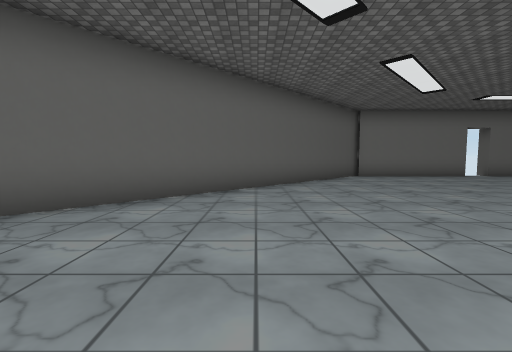
[1] (above)

16 first-person views from a walk through a scene from a Unity 3-D project. The camera is 1.4 m above the floor, tilts 4° down and sees 90° across. The floor is counted in squares, 2 m on a side. Each view is taken from the middle of a square. On the plan, view 1 faces up. The plan holds only what a view shows up to about 9 squares ahead; the rest is blank. Some animated figures are not drawn. Some surface patterns are stand-ins.

[2]
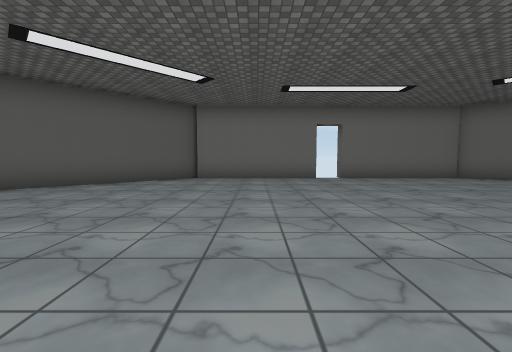

[3]
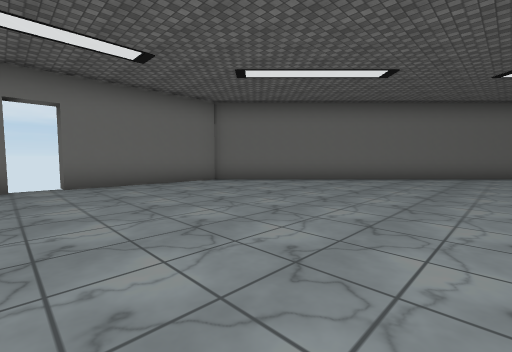

[4]
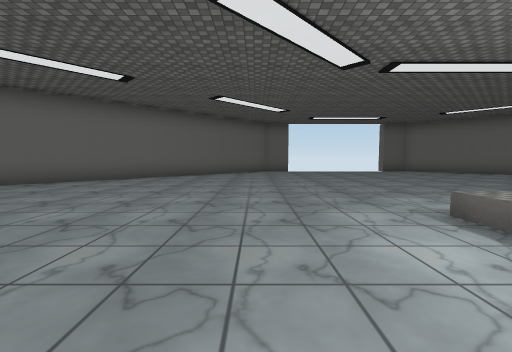

[5]
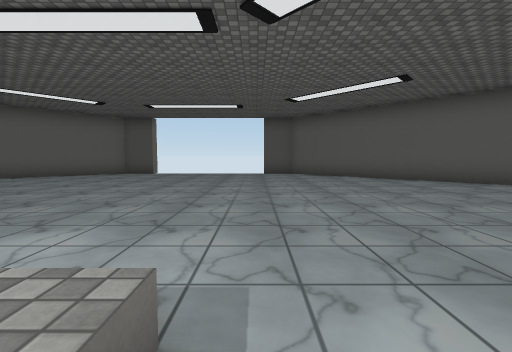

[6]
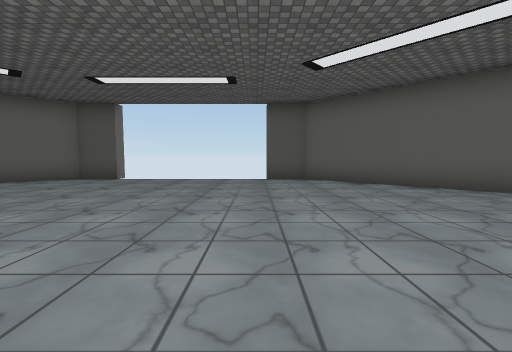

[7]
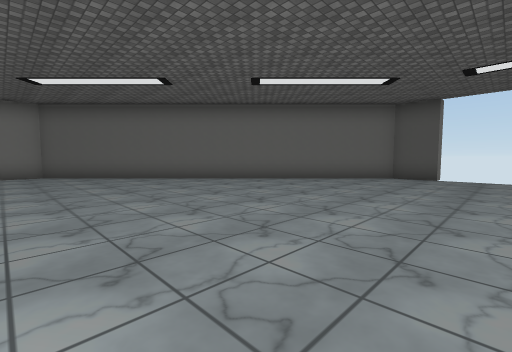

[8]
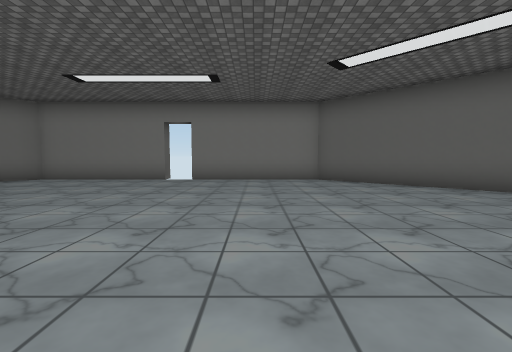

[9]
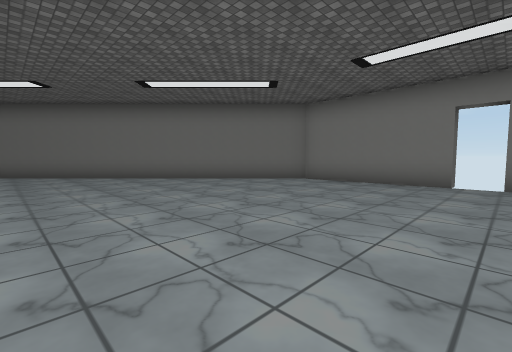

[10]
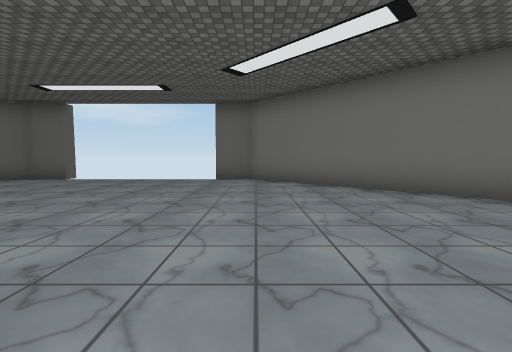

[11]
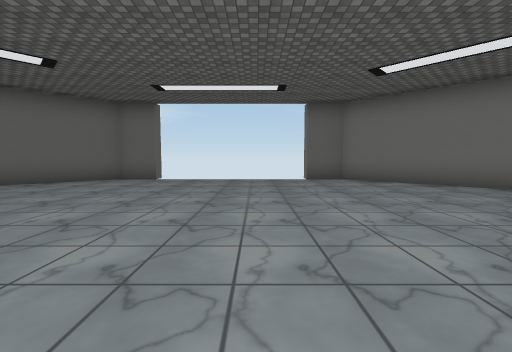

[12]
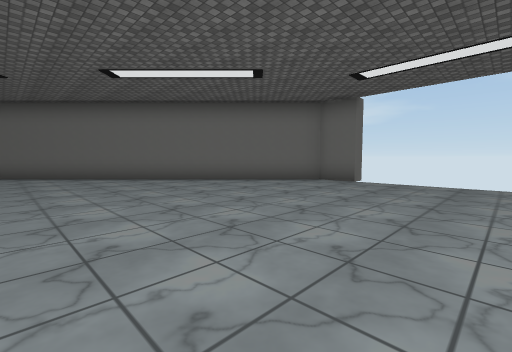

[13]
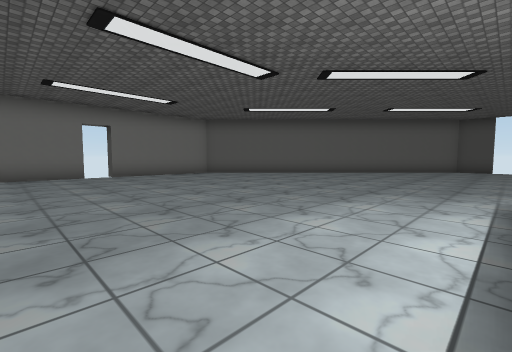

[14]
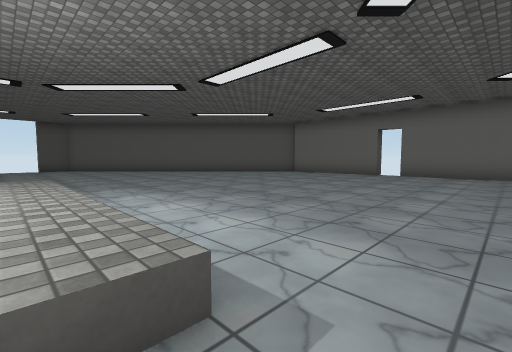

[15]
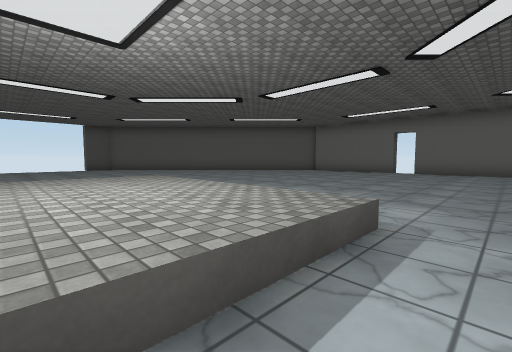

[16]
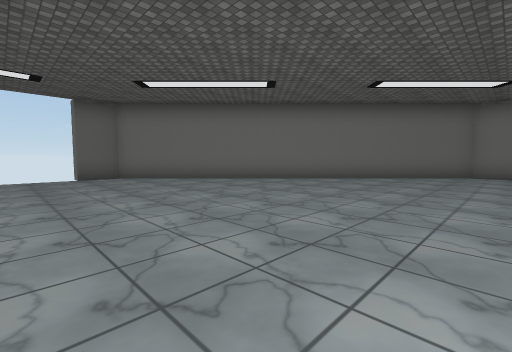

### Floor plan
Key: @ floor where view 1 was taken; # wall or solid block; x gap in a wall; . floor; ^ raised ledge.
Columns run from 5 left of view 1 to 22 right of it. Each row starts with its distance up from view 1.
 10         #####xx#####
  9        ##..........##
  8       ##............##
  7      ##..............##
  6     ##................##
  5    ##..................##
  4   ##....................##
  3  ##......................##
  2 ##........................##
  1 #..........................#
  0  ....@.....................
 -1  ..........^^^^^^..........
 -2  ..........^^^^^^..........
 -3  ..........^^^^^^..........
 -4  ..........................
 -5 #..........................x
 -6 #..........................#
 -7 ##........................##
 -8  ##......................##
 -9   ##....................##
-10    ##..................##
-11     ##................##
-12      ##..............##
-13       ##............##
-14        ##..........##
-15         #####xx#####

Positions as (right, up) in squares from view 1, and headings:
1: (0, 0), facing up
2: (6, 1), facing up
3: (8, 3), facing up-right
4: (8, 2), facing right
5: (7, 0), facing left
6: (4, 0), facing left
7: (5, -3), facing down-left
8: (6, -6), facing down
9: (8, -7), facing down-right
10: (13, -6), facing right
11: (13, -3), facing right
12: (14, -3), facing up-right
13: (11, -4), facing down-left
14: (12, -1), facing up-left
15: (12, -3), facing up-left
16: (12, -3), facing down-right
